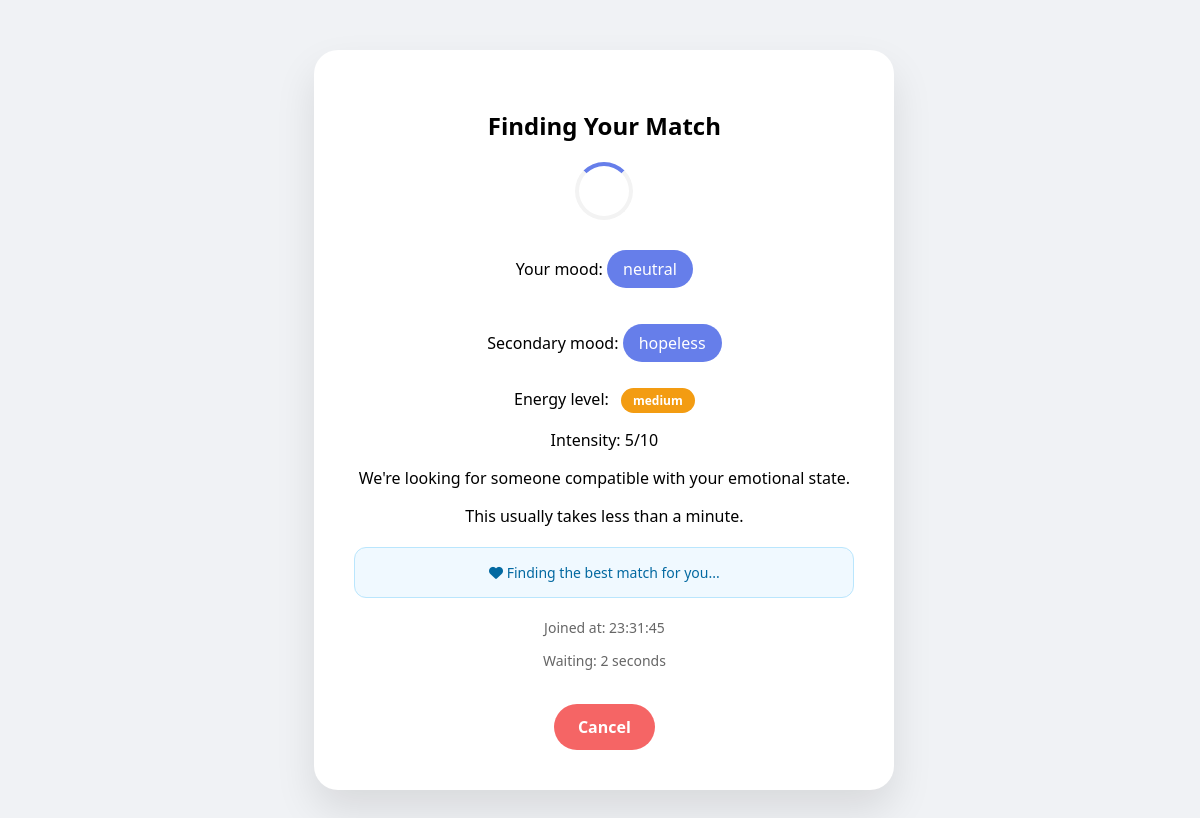
The page /user/chat/searching/ (signed in) on the database its author committed.
### user/models.py (models this page shows, shortened)
class ChatQueue(models.Model):
    ENERGY_LEVELS = [
        ('low', 'Low Energy'),
        ('medium', 'Medium Energy'),
        ('high', 'High Energy'),
    ]
    user = models.OneToOneField(
        settings.AUTH_USER_MODEL,
        on_delete=models.CASCADE
    )
    mood = models.CharField(max_length=50)
    secondary_mood = models.CharField(max_length=50, null=True, blank=True)
    intensity = models.IntegerField(default=5)  # 1-10 scale
    energy_level = models.CharField(
        max_length=10,
        choices=ENERGY_LEVELS,
        default='medium'
    )
    mood_profile = models.JSONField(default=dict, blank=True)  # Store full profile
    is_active = models.BooleanField(default=True)
    expires_at = models.DateTimeField(null=True, blank=True)
    joined_at = models.DateTimeField(auto_now_add=True)

### user/views.py (the view, shortened to what this page needs)
@login_required
def searching_chat(request):
    active_room = AnonymousChatRoom.objects.filter(
        (Q(user1=request.user) | Q(user2=request.user)),
        status='active',
        ended_at__isnull=True
    ).first()
    if active_room:
        return redirect('user:chat_room', room_id=active_room.id)
    queue_entry = ChatQueue.objects.filter(user=request.user, is_active=True).first()
    if not queue_entry:
        messages.warning(request, 'You are not in the queue. Please check in first.')
        return redirect('user:emotional_checkin')
    context = {
        'in_queue': bool(queue_entry),
        'queue_entry': queue_entry,
    }
    return render(request, 'chat/searching.html', context)

### user/templates/chat/searching.html (shortened to what this page needs)
{% extends 'base_clean.html' %}
{% block content %}
<div class="searching-container">
    <div id="mainContent">
        <h2>Finding Your Match</h2>
        <div class="spinner"></div>
        {% if queue_entry %}
        <div>
            <p>Your mood: <span class="mood-badge">{{ queue_entry.mood }}</span></p>
            {% if queue_entry.secondary_mood %}
            <p>Secondary mood: <span class="mood-badge">{{ queue_entry.secondary_mood }}</span></p>
            {% endif %}
            <p>
                Energy level:
                <span class="energy-indicator energy-{{ queue_entry.energy_level }}">
                    {{ queue_entry.energy_level }}
                </span>
            </p>
            <p>Intensity: {{ queue_entry.intensity }}/10</p>
        </div>
        <p>We're looking for someone compatible with your emotional state.</p>
        <p>This usually takes less than a minute.</p>
        <div class="encouragement-message" id="encouragementMessage">
            <i class="fas fa-heart"></i> Finding the best match for you...
        </div>
        <p class="wait-time">Joined at: {{ queue_entry.joined_at|time:"H:i:s" }}</p>
        <p class="wait-time" id="waitTimeDisplay">Waiting: 0 seconds</p>
        {% else %}
        <p>You are not in the queue.</p>
        {% endif %}
    </div>
    <a href="{% url 'user:emotional_checkin' %}" class="cancel-btn">Cancel</a>
</div>
{% endblock %}

### user/templates/chat/searching.html (style rules this page uses)
body { font-family: system-ui, -apple-system, sans-serif; background: #f0f2f5; margin: 0; padding: 20px; min-height: 100vh; display: flex; align-items: center; justify-content: center; }
.searching-container { max-width: 500px; width: 100%; background: white; border-radius: 24px; box-shadow: 0 20px 40px rgba(0,0,0,0.1); padding: 40px; text-align: center; }
.spinner { border: 4px solid #f3f3f3; border-top: 4px solid #667eea; border-radius: 50%; width: 50px; height: 50px; animation: spin 1s linear infinite; margin: 20px auto; }
.mood-badge { background: #667eea; color: white; padding: 8px 16px; border-radius: 50px; display: inline-block; margin: 10px 0; }
.cancel-btn { background: #f56565; color: white; border: none; padding: 12px 24px; border-radius: 24px; font-weight: 600; cursor: pointer; text-decoration: none; display: inline-block; margin-top: 20px; }
.wait-time { color: #666; font-size: 14px; margin-top: 10px; }
.energy-indicator { display: inline-block; padding: 4px 12px; border-radius: 20px; font-size: 12px; font-weight: 600; margin-left: 8px; }
.energy-medium { background: #f39c12; color: white; }
.encouragement-message { background: #f0f9ff; border: 1px solid #bae6fd; border-radius: 12px; padding: 15px; margin: 20px 0; color: #0369a1; font-size: 14px; transition: all 0.3s ease; }

### rows shown on the page
ChatQueue: mood "neutral", secondary_mood "hopeless", energy_level "medium", intensity "5", joined_at "23:31:45"
